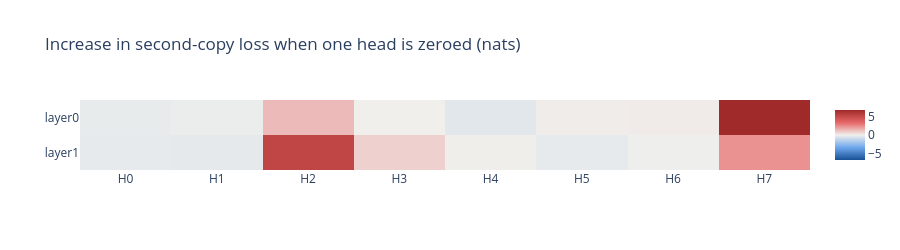

Notebook cell for this chart:
### Markdown cell above
### 4.1 Which heads matter? (ablation)
Zero out one head at a time (in one block only, so for a looped run "loop 0 H7" is removed in loop 0
but still runs in loop 1) and measure how much the loss on the second copy goes up.

### Code cell
abl = make_ps_tokens(n=20, half=50, seed=2)

def second_half_loss(fwd_hooks=()):
    # unembed only the positions that predict second-copy tokens (full logits would be ~400 MB)
    with model.hooks(fwd_hooks=list(fwd_hooks)):
        _, cc = model.run_with_cache(abl, names_filter="ln_final.hook_normalized", return_type=None)
    lg = cc["ln_final.hook_normalized"][:, 50:-1] @ model.W_U + model.b_U
    return t.nn.functional.cross_entropy(lg.flatten(0, 1), abl[:, 51:].flatten()).item()

base = second_half_loss()
increase = t.zeros(n_blocks, n_heads)
for b in range(n_blocks):
    for h in range(n_heads):
        def zero_head(z, hook, h=h):
            z[:, :, h] = 0
            return z
        increase[b, h] = second_half_loss([(f"blocks.{b}.attn.hook_z", zero_head)]) - base
print(f"second-copy loss with nothing ablated: {base:.2f} nats")
imshow(increase, x=[f"H{h}" for h in range(n_heads)], y=a.labels, diverging=True,
       title="Increase in second-copy loss when one head is zeroed (nats)", height=250)

### Figure 1 — Plotly figure (JSON) as saved in the notebook; plotly's stock layout.template omitted (floating-point values rounded to 4 significant figures)
{"data": [{"coloraxis": "coloraxis", "hovertemplate": "x: %{x}<br>y: %{y}<br>color: %{z}<extra></extra>", "name": "0", "type": "heatmap", "x": ["H0", "H1", "H2", "H3", "H4", "H5", "H6", "H7"], "xaxis": "x", "y": ["layer0", "layer1"], "yaxis": "y", "z": [[-0.1944, -0.1196, 1.33, 0.009923, -0.3746, 0.07848, 0.09171, 6.782], [-0.2383, -0.2927, 5.212, 0.7574, 0.03372, -0.2324, -0.06064, 2.318]]}], "layout": {"coloraxis": {"autocolorscale": false, "cmax": 6.782, "cmin": -6.782, "colorscale": [[0, "#184f95"], [0.25, "#6da7ec"], [0.5, "#f0efec"], [0.75, "#e66767"], [1, "#9f2a29"]]}, "height": 250, "title": {"text": "Increase in second-copy loss when one head is zeroed (nats)"}, "xaxis": {"anchor": "y", "domain": [0, 1]}, "yaxis": {"anchor": "x", "autorange": "reversed", "domain": [0, 1]}}}
